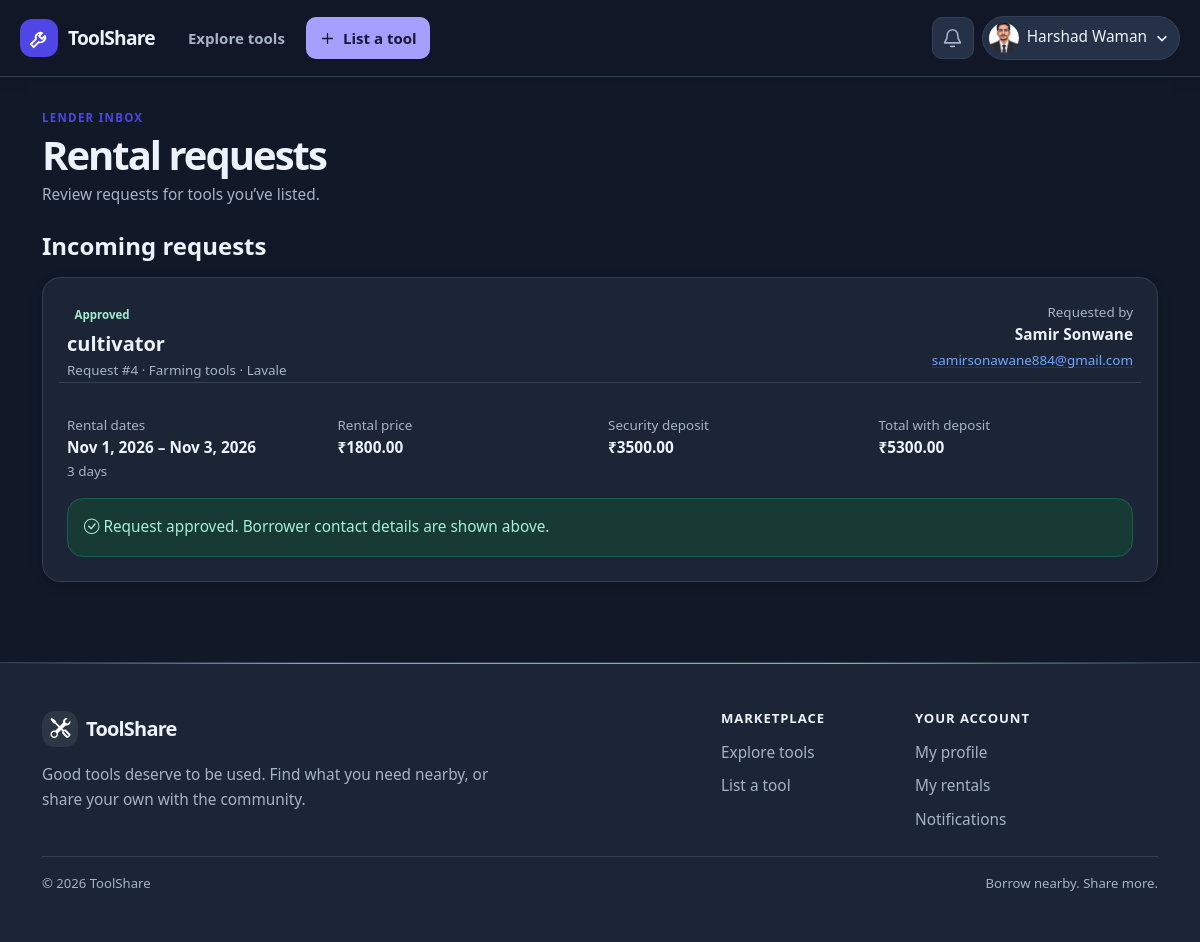
The app's page /notifications/ (signed in) with its own data.
### rentalapp/models.py (models this page shows, shortened)
class UserProfile(models.Model):
    class Theme(models.TextChoices):
        LIGHT = 'light', 'Light'
        DARK = 'dark', 'Dark'
    user = models.OneToOneField(
        settings.AUTH_USER_MODEL,
        on_delete=models.CASCADE,
        related_name='toolshare_profile',
    )
    avatar_image = models.ImageField(upload_to='profiles/', blank=True)
    phone_number = models.CharField(max_length=20, blank=True)
    theme = models.CharField(max_length=5, choices=Theme.choices, default=Theme.LIGHT)

class RentalBooking(models.Model):
    class Status(models.TextChoices):
        REQUESTED = 'requested', 'Requested'
        APPROVED = 'approved', 'Approved'
        REJECTED = 'rejected', 'Rejected'
        CANCELLED = 'cancelled', 'Cancelled'
        COMPLETED = 'completed', 'Completed'
    renter = models.ForeignKey(
        settings.AUTH_USER_MODEL,
        on_delete=models.CASCADE,
        related_name='rental_bookings',
    )
    listing = models.ForeignKey(
        RentalListing,
        on_delete=models.SET_NULL,
        related_name='booking_requests',
        null=True,
        blank=True,
    )
    item_title = models.CharField(max_length=120)
    item_category = models.CharField(max_length=80)
    item_city = models.CharField(max_length=100)
    daily_price = models.DecimalField(max_digits=9, decimal_places=2)
    security_deposit = models.DecimalField(max_digits=9, decimal_places=2, default=0)
    image_url = models.URLField(blank=True)
    image_storage_name = models.CharField(max_length=500, blank=True)
    start_date = models.DateField()
    end_date = models.DateField()
    total_days = models.PositiveSmallIntegerField()
    status = models.CharField(
        max_length=10,
        choices=Status.choices,
        default=Status.REQUESTED,
    )
    created_at = models.DateTimeField(auto_now_add=True)
    class Meta:
        ordering = ['-created_at']
    @property
    def total_price(self):
        return self.daily_price * self.total_days
    @property
    def total_due(self):
        return self.total_price + self.security_deposit

### ui_preview/views.py (the view)
# urls.py: path('notifications/', views.rental_notifications, name='notifications'),
@login_required(login_url='ui_preview:login')
def rental_notifications(request):
    requests = RentalBooking.objects.filter(
        listing__owner=request.user,
    ).select_related('renter', 'listing')
    availability_notifications = list(
        request.user.rental_availability_notifications.select_related(
            'booking',
            'booking__listing',
        )
    )
    request.user.rental_availability_notifications.filter(
        read_at__isnull=True,
    ).update(read_at=timezone.now())
    return render(request, 'inventory/rental_notifications.html', {
        'rental_requests': requests,
        'pending_count': requests.filter(status=RentalBooking.Status.REQUESTED).count(),
        'availability_notifications': availability_notifications,
        'unread_availability_notifications': 0,
    })

### ui_preview/context_processors.py (called while the page is built)
def user_profile(request):
    profile = None
    pending_rental_requests = 0
    unread_availability_notifications = 0
    if request.user.is_authenticated:
        profile, _ = UserProfile.objects.get_or_create(user=request.user)
        pending_rental_requests = RentalBooking.objects.filter(
            listing__owner=request.user,
            status=RentalBooking.Status.REQUESTED,
        ).count()
        unread_availability_notifications = request.user.rental_availability_notifications.filter(
            read_at__isnull=True,
        ).count()
    return {
        'user_profile': profile,
        'pending_rental_requests': pending_rental_requests,
        'unread_availability_notifications': unread_availability_notifications,
    }

### templates/inventory/rental_notifications.html (shortened to what this page needs)
{% extends "base.html" %}
{% block content %}
  <div class="d-flex flex-wrap justify-content-between align-items-end gap-3 mb-4">
    <div>
      <p class="preview-label text-uppercase fw-bold mb-1">Lender inbox</p>
      <h1 class="page-heading fw-bold mb-1">Rental requests</h1>
      <p class="text-muted mb-0">Review requests for tools you’ve listed.</p>
    </div>
  </div>
  {% if availability_notifications or rental_requests %}
    {% if rental_requests %}
      <section aria-labelledby="rental-requests-heading">
        <h2 class="h4 fw-bold mb-3" id="rental-requests-heading">Incoming requests</h2>
      {% for rental in rental_requests %}
      <article class="card rental-request-card mb-3">
        <div class="card-body p-3 p-md-4">
          <div class="d-flex flex-wrap justify-content-between gap-3 mb-3">
            <div>
              <span class="badge rounded-pill {% if rental.status == 'requested' %}text-bg-warning-subtle text-warning-emphasis{% elif rental.status == 'approved' %}text-bg-success-subtle text-success-emphasis{% elif rental.status == 'rejected' %}text-bg-danger-subtle text-danger-emphasis{% else %}text-bg-secondary-subtle text-secondary-emphasis{% endif %} mb-2">{{ rental.get_status_display }}</span>
              <h2 class="h5 fw-bold mb-1">{{ rental.item_title }}</h2>
              <p class="text-muted small mb-0">Request #{{ rental.pk }} · {{ rental.item_category }} · {{ rental.item_city }}</p>
            </div>
            <div class="text-md-end">
              <div class="small text-muted">Requested by</div>
              <div class="fw-semibold">{{ rental.renter.get_full_name|default:rental.renter.username }}</div>
              {% if rental.status == 'approved' %}
                <a class="small" href="mailto:{{ rental.renter.email }}">{{ rental.renter.email }}</a>
              {% endif %}
            </div>
          </div>
          <div class="row g-3 rental-request-totals">
            <div class="col-6 col-lg-3"><span class="small text-muted d-block">Rental dates</span><strong>{{ rental.start_date|date:"M j, Y" }} – {{ rental.end_date|date:"M j, Y" }}</strong><span class="small text-muted d-block">{{ rental.total_days }} day{{ rental.total_days|pluralize }}</span></div>
            <div class="col-6 col-lg-3"><span class="small text-muted d-block">Rental price</span><strong>₹{{ rental.total_price }}</strong></div>
            <div class="col-6 col-lg-3"><span class="small text-muted d-block">Security deposit</span><strong>₹{{ rental.security_deposit }}</strong></div>
            <div class="col-6 col-lg-3"><span class="small text-muted d-block">Total with deposit</span><strong>₹{{ rental.total_due }}</strong></div>
          </div>
          {% if rental.status == 'requested' %}
            <div class="d-flex flex-wrap justify-content-end gap-2 mt-4">
              <form method="post" action="{% url 'ui_preview:respond_to_rental_request' rental.pk 'reject' %}">
                {% csrf_token %}
                <button class="btn btn-danger" type="submit"><i class="bi bi-x-circle me-1" aria-hidden="true"></i>Reject</button>
              </form>
              <form method="post" action="{% url 'ui_preview:respond_to_rental_request' rental.pk 'approve' %}">
                {% csrf_token %}
                <button class="btn btn-success" type="submit"><i class="bi bi-check-circle me-1" aria-hidden="true"></i>Approve</button>
              </form>
            </div>
          {% elif rental.status == 'approved' %}
            <div class="alert alert-success mt-3 mb-0" role="status"><i class="bi bi-check-circle me-1" aria-hidden="true"></i>Request approved. Borrower contact details are shown above.</div>
          {% elif rental.status == 'rejected' %}
            <p class="text-muted small mt-3 mb-0">This request was rejected.</p>
          {% elif rental.status == 'cancelled' %}
            <p class="text-muted small mt-3 mb-0">The renter cancelled this booking.</p>
          {% endif %}
        </div>
      </article>
      {% endfor %}
      </section>
    {% endif %}
  {% endif %}
{% endblock %}

### templates/partials/_site_nav.html (shortened to what this page needs)
<header class="site-header">
  <div class="nav-shell">
    <a class="brand" href="{% url 'ui_preview:item_list' %}" aria-label="ToolShare home">
      <span class="brand-mark" aria-hidden="true">
        <svg viewBox="0 0 24 24" fill="none" stroke="currentColor" stroke-width="2" stroke-linecap="round" stroke-linejoin="round">
          <path d="M14.7 6.3a5 5 0 0 0-6.4 6.4L3 18l3 3 5.3-5.3a5 5 0 0 0 6.4-6.4l-3.1 3.1-3-3z"/>
        </svg>
      </span>
      ToolShare
    </a>
    <nav class="site-nav" aria-label="Main navigation">
      <div class="nav-primary">
        <a class="nav-explore" href="{% url 'ui_preview:item_list' %}">Explore tools</a>
        <a class="nav-cta" href="{% url 'ui_preview:item_create' %}" aria-label="List a tool">
          <svg viewBox="0 0 24 24" fill="none" stroke="currentColor" stroke-width="1.8" stroke-linecap="round" stroke-linejoin="round" aria-hidden="true">
            <path d="M12 5v14M5 12h14"/>
          </svg>
          <span>List a tool</span>
        </a>
      </div>
      <div class="nav-account">
        {% if user.is_authenticated %}
          <a class="notification-link" href="{% url 'ui_preview:notifications' %}" aria-label="Notifications">
            <svg viewBox="0 0 24 24" fill="none" stroke="currentColor" stroke-width="1.8" stroke-linecap="round" stroke-linejoin="round" aria-hidden="true">
              <path d="M18 8a6 6 0 0 0-12 0c0 7-3 7-3 9h18c0-2-3-2-3-9"/>
              <path d="M10 21h4"/>
            </svg>
          </a>
          <details class="profile-menu">
            <summary class="account-link" aria-label="Account menu for {{ user.get_full_name|default:user.username }}">
              {% if user_profile.avatar_image %}
                <img class="profile-avatar" src="{{ user_profile.avatar_image.url }}" alt="">
              {% else %}
                <span class="profile-avatar profile-avatar-initial" aria-hidden="true">{{ user.get_full_name|default:user.username|first|upper }}</span>
              {% endif %}
              <span class="profile-name">{{ user.get_full_name|default:user.username }}</span>
              <svg class="profile-chevron" viewBox="0 0 16 16" fill="none" stroke="currentColor" stroke-width="2" aria-hidden="true"><path d="m3 6 5 5 5-5"/></svg>
            </summary>
          </details>
        {% else %}
          <a class="nav-login" href="{% url 'ui_preview:login' %}">Log in</a>
          <a class="nav-cta nav-join" href="{% url 'ui_preview:register' %}">Join free</a>
        {% endif %}
      </div>
    </nav>
  </div>
</header>

### static/css/toolshare.css (style rules this page uses)
:root { color-scheme: light; --ts-primary: #187a5a; --ts-primary-hover: #126448; --ts-primary-light: #e5f4ed; --ts-accent: #edaa38; --ts-dark: #18312a; --ts-muted: #687a73; --ts-light: #f5f7f4; --ts-border: #e4eae5; --ts-white: #fff; --ts-success: #198754; --ts-warning: #e6a32d; --ts-danger: #c94f4f; --ts-info: #3978a8; --ts-font-sans: "Plus Jakarta Sans", system-ui, -apple-system, "Segoe UI", Roboto, sans-serif; --ts-shadow-sm: 0 2px 8px rgb(24 49 42 / 5%); --ts-shadow: 0 10px 28px rgb(24 49 42 / 9%); --ts-shadow-lg: 0 18px 48px rgb(24 49 42 / 13%); --ts-radius: 0.9rem; --ts-radius-lg: 1.4rem; }
body { min-height: 100vh; display: flex; flex-direction: column; color: var(--ts-dark); background: var(--ts-light); font-family: var(--ts-font-sans); font-size: 0.96rem; line-height: 1.6; -webkit-font-smoothing: antialiased; }
.card { --bs-card-border-color: var(--ts-border); --bs-card-border-radius: var(--ts-radius); border: 1px solid var(--ts-border); box-shadow: var(--ts-shadow-sm); transition: box-shadow 0.2s ease, transform 0.2s ease; }
.page-heading { letter-spacing: -0.045em; }
.preview-label { color: var(--ts-primary); font-size: 0.72rem; letter-spacing: 0.11em; }
.alert { border: 0; border-radius: var(--ts-radius); }
a { text-underline-offset: 0.18em; }
.notification-link { display: inline-flex; align-items: center; justify-content: center; min-width: 2.6rem; }
.rental-request-card { overflow: hidden; }
.rental-request-totals { border-top: 1px solid var(--ts-border); padding-top: 1rem; }
.profile-avatar { width: 2.25rem; height: 2.25rem; flex: 0 0 auto; border-radius: 50%; object-fit: cover; }
html[data-theme="dark"] { color-scheme: dark; --ts-dark: #e4eee8; --ts-muted: #a4b4aa; --ts-light: #141d18; --ts-border: #34443a; --ts-white: #1d2922; --ts-primary: #61c397; --ts-primary-hover: #82d6ad; --ts-primary-light: #233d30; --ts-shadow-sm: 0 2px 8px rgb(0 0 0 / 14%); --ts-shadow: 0 10px 28px rgb(0 0 0 / 22%); --ts-shadow-lg: 0 18px 48px rgb(0 0 0 / 28%); }
html[data-theme="dark"] body { color: var(--ts-dark); background: var(--ts-light); }
html[data-theme="dark"] .card, html[data-theme="dark"] .dropdown-menu { color: var(--ts-dark); background-color: #1d2922; border-color: var(--ts-border); }

### records on screen
UserProfile: avatar_image (picture)
RentalBooking: status "Approved", item_title "cultivator", pk "4", item_category "Farming tools", item_city "Lavale", renter.get_full_name "Samir Sonwane", renter.email "samirsonawane884@gmail.com", start_date "Nov 1, 2026", end_date "Nov 3, 2026", total_days "3", total_price "1800.00", security_deposit "3500.00", total_due "5300.00", shows "Request approved. Borrower contact details are shown above."

### other values on screen
{{ user.get_full_name|default:user.username }} "Harshad Waman"
